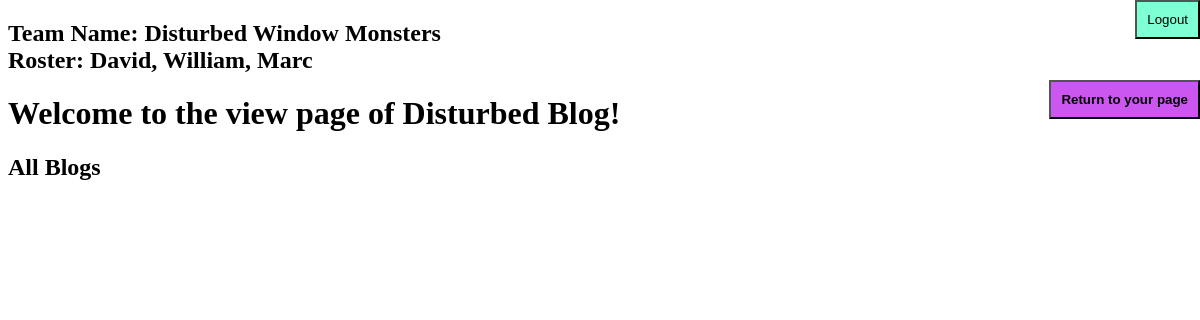
The app's page /view, older data.
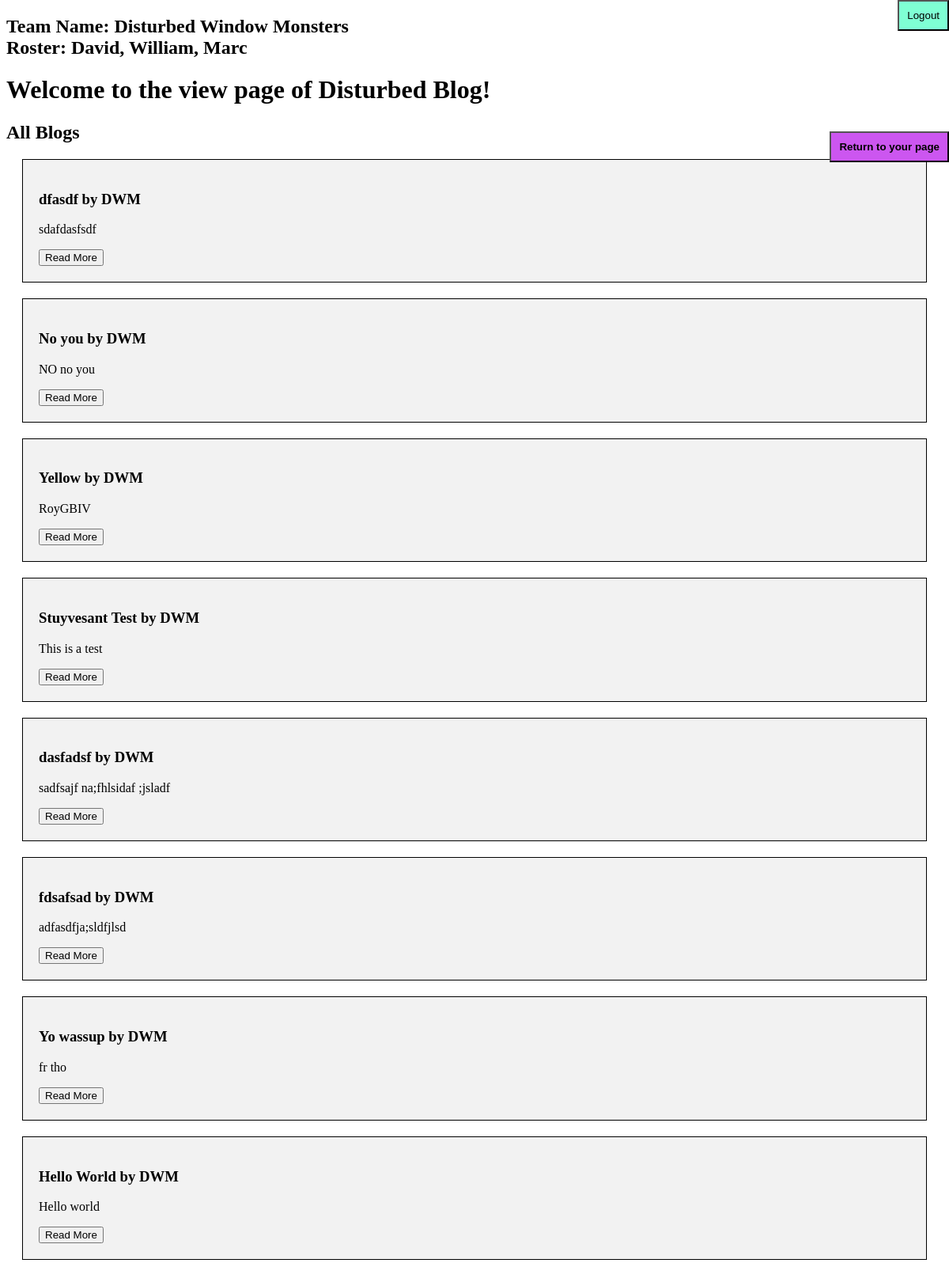
The same page, newer data.
### tables this page shows
CREATE TABLE blog(user TEXT, title TEXT, content TEXT, date_added INTEGER, data_mod INTEGER, num_view INTEGER, time INTEGER, id INTEGER PRIMARY KEY AUTOINCREMENT, slug TEXT UNIQUE);

### __init__.py (the view, shortened to what this page needs)
@app.route("/view", methods=['GET', 'POST'])
def view():
    if request.method == "GET":
        return render_template('view.html', blogs = get_posts())
    else:
        return Response(status=405)

### db_user.py (called while the page is built)
def get_posts():
    return c.execute("SELECT * FROM blog ORDER BY time DESC").fetchall()

### templates/view.html (shortened to what this page needs)
<!DOCTYPE html>
<html>
<head>
    <link rel="stylesheet" href="./static/index.css">
</head>
<body>
    <div>
        <h2>Team Name: Disturbed Window Monsters
            <br>
            Roster: David, William, Marc
        </h2>
        <h1>
            Welcome to the view page of Disturbed Blog!
        </h1>
        <div>
            <h2>
                All Blogs
            </h2>
            <div>
                {% for blog in blogs %}
                <div style="background-color: #f2f2f2; padding: 20px; margin: 20px; border: 1px solid black;">
                    <h3>
                        {{blog[1]}} by {{blog[0]}}
                    </h3>
                    <p>
                        {{blog[2]}}
                    </p>
                    <a href="/blog/{{blog[8]}}">
                        <button>
                            Read More
                        </button>
                    </a>
                </div>
                {% endfor %}
            </div>
        </div>
        <br>
        <form method="POST" action="/logout">
            <button type="submit"
                style="position:absolute; top:0%; right:0%;padding:10px; background-color: aquamarine;">
                Logout
            </button>
        </form>
        <br>
        <a href="/back">
            <button style="position:absolute; top:10%; right:0%;padding:10px; background-color: rgb(204, 86, 240);">
                <b>Return to your page</b>
            </button>
        </a>
    </div>
</body>
</html>

Row changes from the older to the newer data that the page shows:
added blog: title "dfasdf", user "DWM", content "sdafdasfsdf"
added blog: title "No you", user "DWM", content "NO no you"
added blog: title "Yellow", user "DWM", content "RoyGBIV"
added blog: title "Stuyvesant Test", user "DWM", content "This is a test"
added blog: title "dasfadsf", user "DWM", content "sadfsajf na;fhlsidaf ;jsladf"
added blog: title "fdsafsad", user "DWM", content "adfasdfja;sldfjlsd"
added blog: title "Yo wassup", user "DWM", content "fr tho"
added blog: title "Hello World", user "DWM", content "Hello world"
